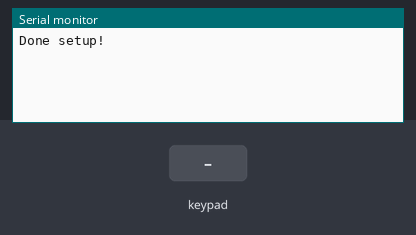
Simulated run of this sketch. Board: Arduino Uno, built with avr-gcc and run on an emulated ATmega328P. Parts: the last lines printed to the serial monitor. The inputs (shaded band) are chosen by the test bench.

Above: at 1.2 s.
1.3 s: key 'U' pressed
At 2.1 s:
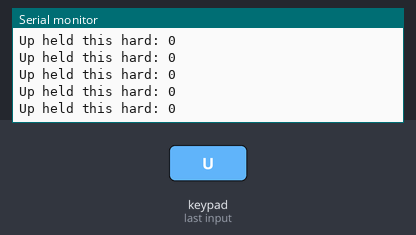
3.2 s: key 'D' pressed
At 4.8 s:
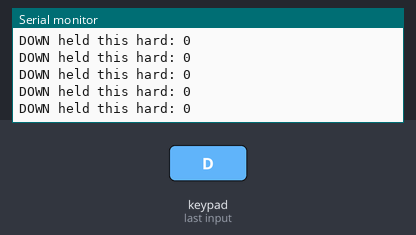
5.1 s: key 'L' pressed
At 6.2 s:
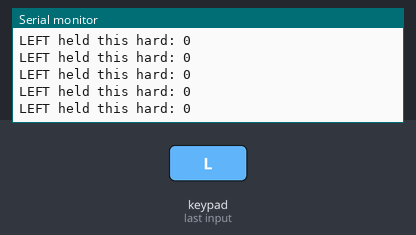
7.0 s: key 'R' pressed
At 8.6 s:
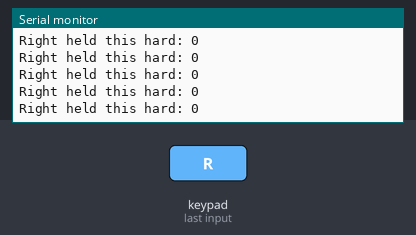
8.9 s: key 'T' pressed
At 9.9 s:
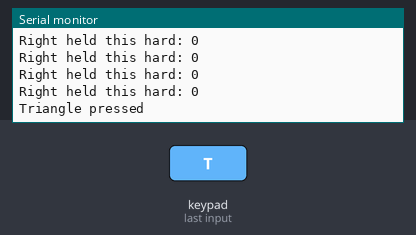

The sketch:

MakerBotwPS2.ino
```cpp
#include "config.h"
#include "motors.h"
#include "PS2_controller.h"

void setup()
{
  Serial.begin(115200);
  initMotors();
/*  test dc
  xe_tien();
  delay(2000);
  xe_trai();
  delay(2000);
  xe_phai();
  delay(2000);
  xe_lui();
  delay(2000);
  xe_dung();
  */
  setupPS2controller();
  Serial.println("Done setup!");

}

void loop()
{
  ps2x.read_gamepad(false, 0);
  PS2control();
}
```

PS2_controller.h
```cpp
//#include "motors.h"
#include <PS2X_lib.h>

PS2X ps2x; // create PS2 Controller Class

#define PS2_DAT 12 //MISO  19
#define PS2_CMD 13 //MOSI  23
#define PS2_SEL 15 //SS     5
#define PS2_CLK 14 //SLK   18

//#define MIN_PWM 0
//#define MAX_PWM 4095
//bool RUN = 0;

void setupPS2controller()
{
  ps2x.config_gamepad(PS2_CLK, PS2_CMD, PS2_SEL, PS2_DAT, true, true);
  ps2x.readType();
  //  ps2x.read_gamepad(false, 0); // disable vibration of the controller
}
bool PS2control()
{

          if(ps2x.Button(PSB_L1))
          {
            Serial.println("Nhan vao L1");
            dong_co_1_tien();

          }
          if(ps2x.Button(PSB_L2))
          {
            Serial.println("Nhan vao L2");
          }

          if(ps2x.Button(PSB_PAD_UP)) {      //will be TRUE as long as button is pressed
            xe_tien();
            Serial.print("Up held this hard: ");
            Serial.println(ps2x.Analog(PSAB_PAD_UP), DEC);
          }
          if(ps2x.Button(PSB_PAD_RIGHT)){
            xe_phai();
            Serial.print("Right held this hard: ");
            Serial.println(ps2x.Analog(PSAB_PAD_RIGHT), DEC);
          }
          if(ps2x.Button(PSB_PAD_LEFT)){
            xe_trai();
            Serial.print("LEFT held this hard: ");
            Serial.println(ps2x.Analog(PSAB_PAD_LEFT), DEC);
          }
          if(ps2x.Button(PSB_PAD_DOWN)){
            xe_lui();
            Serial.print("DOWN held this hard: ");
            Serial.println(ps2x.Analog(PSAB_PAD_DOWN), DEC);
          }


        if (ps2x.NewButtonState())
        {        //will be TRUE if any button changes state (on to off, or off to on)
          if(ps2x.Button(PSB_L3))
            Serial.println("L3 pressed");
          if(ps2x.Button(PSB_R3))
            Serial.println("R3 pressed");
          if(ps2x.Button(PSB_L2))
          {
            Serial.println("L2 pressed");
//            giam_toc();
          }
          if(ps2x.Button(PSB_R2))
          {
            Serial.println("R2 pressed");
//                tang_toc();
          }
          if(ps2x.Button(PSB_TRIANGLE))
          {
//                gat_len();
            Serial.println("Triangle pressed");
          }

          xe_dung();
        }
}
```

motors.h
```cpp
#include <stdio.h>
#include <Wire.h>
#include <Adafruit_PWMServoDriver.h>


Adafruit_PWMServoDriver pwm = Adafruit_PWMServoDriver();


void initMotors()
{
  Wire.begin(); //SDA, SCL,400000);
  pwm.begin();
  pwm.setOscillatorFrequency(27000000);
  pwm.setPWMFreq(1600);
  Wire.setClock(400000);
}
void dong_co_1_tien()
{
  pwm.setPWM(M1_A, 0, 0);
  pwm.setPWM(M1_B, tocdo, 0);
  delay(15*1000);
  pwm.setPWM(M1_A, tocdo, 0);
  pwm.setPWM(M1_B, 0, 0);
  delay(15*1000);

  pwm.setPWM(M1_A, 4096, 0);
  pwm.setPWM(M1_B, 4096, 0);

}
void xe_tien()
{
  pwm.setPWM(M2_A, 0, 0);
  pwm.setPWM(M2_B, tocdo, 0);
  pwm.setPWM(M3_A, 0, 0);
  pwm.setPWM(M3_B, tocdo, 0);
}
void xe_trai()
{
  pwm.setPWM(M2_B, tocdo, 0);
  pwm.setPWM(M2_A, 0, 0);
  pwm.setPWM(M3_B, 0, 0);
  pwm.setPWM(M3_A, tocdo, 0);
}
void xe_phai()
{
  pwm.setPWM(M2_A, tocdo, 0);
  pwm.setPWM(M2_B, 0, 0);
  pwm.setPWM(M3_A, 0, 0);
  pwm.setPWM(M3_B, tocdo, 0);
}
void xe_lui()
{
  pwm.setPWM(M2_A, tocdo, 0);
  pwm.setPWM(M2_B, 0, 0);
  pwm.setPWM(M3_A, tocdo, 0);
  pwm.setPWM(M3_B, 0, 0);
}
void xe_dung()
{
  pwm.setPWM(M2_A, 4096, 0);
  pwm.setPWM(M2_B, 4096, 0);
  pwm.setPWM(M3_A, 4096, 0);
  pwm.setPWM(M3_B, 4096, 0);
}
```

config.h
```cpp
#define MIN_PWM 0
#define MAX_PWM 4095
#define tocdo 255
//#define SDA 3
//#define SCL 0
// PWM channels of pca9685 0-16

#define M1_A  8
#define M1_B  9
#define M2_A  10
#define M2_B  11
#define M3_A  12
#define M3_B  13
#define M4_A  14
#define M4_B  15
```

Measured:
- after the input at 1.3 s, the serial monitor: prints a new line at once (image 1)
- after the input at 3.2 s, the serial monitor: prints a new line at once (image 2)
- after the input at 5.1 s, the serial monitor: prints a new line at once (image 3)
- after the input at 7.0 s, the serial monitor: prints a new line at once (image 4)
- after the input at 8.9 s, the serial monitor: prints a new line at once (image 5)
